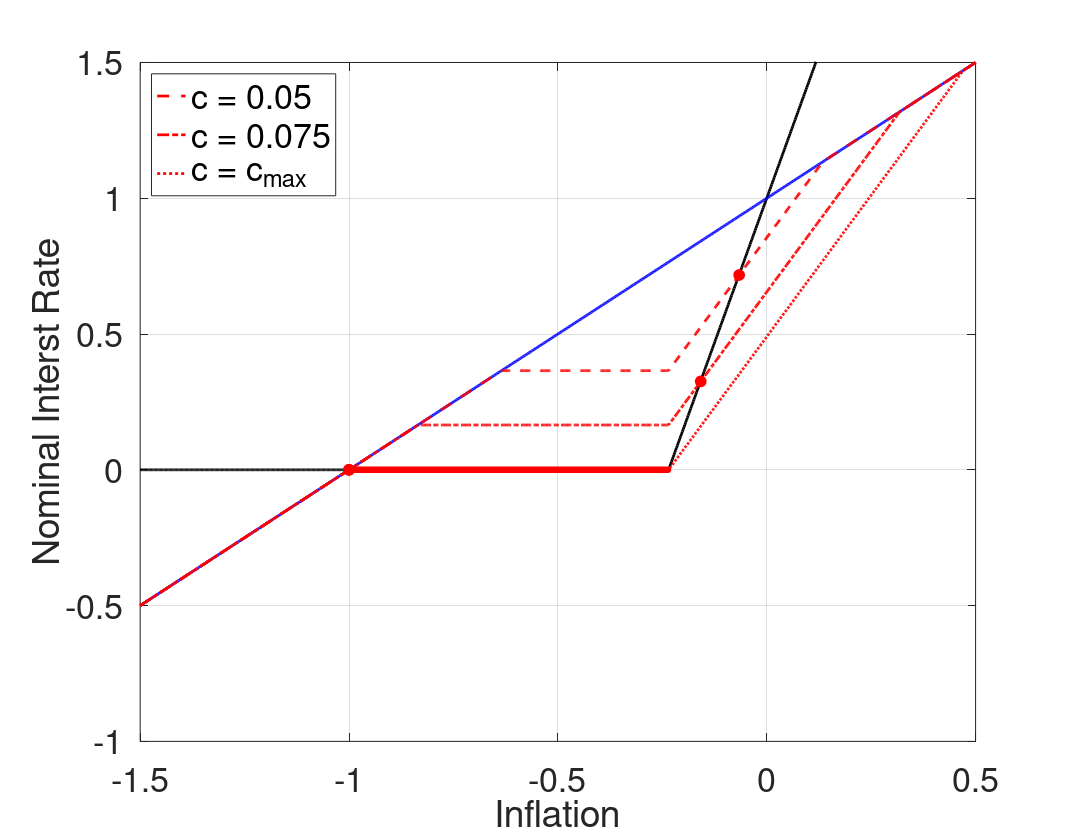

MATLAB code to generate this figure:
%--------------------------------------------------------------------------
% File Name: RAFR_cPHIpi_ub.m
% Author: Philip Coyle
% Date Created: 01/07/2019
% cd /mq/philipprojects/RA_Work/Taisuke_Nakata/Zero_Lower_Bound/DeflationaryRegime/Uncertainty/Draft/Figs/iid/3state_iid_shock/RAFR
% RAFR_cPHIpi_ub
%--------------------------------------------------------------------------

clear all
close all
clc

%% Model Calibration
cBET = 1/1.0025;
cSIGMA = 1;
cKAPPA = 0.02;
cRstar = 1/400;
p_m = 0.5; %Probability of being in the middle state 

cPHIpi = -2/(p_m + cKAPPA*cSIGMA*(1+p_m) - 1);
cSHOCK_lb =((cRstar)*(cPHIpi - 1))/(cKAPPA*cPHIpi*cSIGMA);
cSHOCK_ub =((cRstar)*(cKAPPA*cPHIpi*cSIGMA + 1))/(cKAPPA*cPHIpi*cSIGMA);
cSHOCK_bound = -(2*(cRstar)*(cPHIpi - 1)*(cKAPPA*cPHIpi*cSIGMA + 1))/(cKAPPA*cPHIpi^2*cSIGMA*(cKAPPA*cSIGMA + 1)*(p_m - 1));

cSHOCK_grid = [0.05, 0.075 max([cSHOCK_lb,cSHOCK_ub,cSHOCK_bound])];
%% Housekeeping
% Set Grid Intervals
pi_m_low = -1.5/400;
pi_m_high = 0.5/400;
numgrid = 1001;
pi_m = linspace(pi_m_low,pi_m_high, numgrid)';

% Allocate Space
inx_ub = zeros(length(cSHOCK_grid),1);
pi_ub_zlb = zeros(length(cSHOCK_grid),1);
inx_lb = zeros(length(cSHOCK_grid),1);
pi_lb_zlb = zeros(length(cSHOCK_grid),1);
rafr = zeros(numgrid,length(cSHOCK_grid));


% Find max inflation that leads to ZLB binding
bound = -cRstar/cPHIpi;

inx_m = find(min(abs(pi_m - bound)) == abs(pi_m - bound));
% Find pi_m point where middle state interst rate binds
pi_m_zlb = pi_m(inx_m);

% Taylor Rule
tr = max(0,cRstar + cPHIpi*pi_m);

% 'Riskless' Fisher Relation
fr = pi_m + cRstar;

for j = 1:length(cSHOCK_grid)
    cSHOCK = cSHOCK_grid(j);
    %% Policy Functions from below (Assume middle state interst rate binds)
    % Low  High state inflation & expected inflation (as functions of middle state inflation)
    pi_l_b = pi_m - cKAPPA*cSIGMA*cSHOCK;
    pi_h_b = (pi_m - cKAPPA*cSIGMA*(cRstar - cSHOCK))/(1+cKAPPA*cSIGMA*cPHIpi);
    exp_pi_b = (1-p_m)/2*pi_l_b + p_m*pi_m + (1-p_m)/2*pi_h_b;

    % Low Middle and High state output & expected output (as functions of middle state inflation)
    y_m_b = (pi_m - cBET*exp_pi_b)/cKAPPA;
    y_l_b = y_m_b - cSIGMA*cSHOCK;
    y_h_b = y_m_b - cSIGMA*(cRstar + cPHIpi*pi_h_b - cSHOCK);
    exp_y_b = (1-p_m)/2*y_l_b + p_m*y_m_b + (1-p_m)/2*y_h_b;

    % Find pi_m point where high state interst rate binds
    inx_lb(j) = find(min(abs(pi_h_b - bound)) == abs(pi_h_b - bound),1);
    pi_lb_zlb(j) = pi_m(inx_lb(j));

    %% Policy Functions from above (Assume middle state interst rate does not bind)
    % Low  High state inflation & expected inflation (as functions of middle state inflation)
    pi_l_a = pi_m*(1+cKAPPA*cSIGMA*cPHIpi) + cKAPPA*cSIGMA*(cRstar - cSHOCK);
    pi_h_a = pi_m + (cKAPPA*cSIGMA*cSHOCK)/(1+cKAPPA*cSIGMA*cPHIpi);
    exp_pi_a = (1-p_m)/2*pi_l_a + p_m*pi_m + (1-p_m)/2*pi_h_a;

    % Low Middle and High state output & expected output (as functions of middle state inflation)
    y_m_a = (pi_m - cBET*exp_pi_a)/cKAPPA;
    y_l_a = y_m_a + cSIGMA*(cPHIpi*pi_m + cRstar - cSHOCK);
    y_h_a = y_m_a + cSIGMA*(cPHIpi*(pi_m - pi_h_a) + cSHOCK);
    exp_y_a = (1-p_m)/2*y_l_a + p_m*y_m_a + (1-p_m)/2*y_h_a;

    % Find pi_m point where low state interst rate binds
    inx_ub(j) = find(min(abs(pi_l_a - bound)) == abs(pi_l_a - bound),1);
    pi_ub_zlb(j) = pi_m(inx_ub(j));

    %% Define Risk Adjusted Fisher Relationship   
    for i = 1:numgrid
        if pi_m(i) < pi_lb_zlb(j) || pi_m(i) > pi_ub_zlb(j)
            rafr(i,j) = pi_m(i) + cRstar;
        elseif pi_m(i) <= pi_m_zlb
            rafr(i,j) = cRstar + pi_m(i) + (exp_pi_b(i) - pi_m(i)) + 1/cSIGMA*(exp_y_b(i) - y_m_b(i));
        elseif pi_m(i) <= pi_ub_zlb(j)
            rafr(i,j) = cRstar + pi_m(i) + (exp_pi_a(i) - pi_m(i)) + 1/cSIGMA*(exp_y_a(i) - y_m_a(i));
        end
    end
end
        
%% Plotting
type = {'--','-.',':'};

fig(1) = figure(1);
grid on
box on
hold on
plot(400*pi_m, 400*tr,'Color','k','LineWidth',2);
plot(400*pi_m, 400*fr,'Color','b','LineWidth',2);
for j = 1:length(cSHOCK_grid)
    if j == length(cSHOCK_grid)
        RSS = find(abs(tr - rafr(:,j)) < eps);   
    else
        [~,inx] = sort(abs(tr - rafr(:,j)));
        RSS = inx(1:2);
        it = 2;
        while abs(RSS(1) - RSS(2)) <= 10
            RSS(2) = inx(it + 1);
            it = it + 1;
        end
    end    
    h(j) = plot(400*pi_m, 400*rafr(:,j),'Color','r','LineStyle',type{j},'LineWidth',2);
    if j ~= 3
        p1 = plot(400*pi_m(RSS(1)),400*rafr(RSS(1),j));
        p2 = plot(400*pi_m(RSS(2)),400*rafr(RSS(2),j)); 
        set([p1 p2],'Marker','o','MarkerEdgeColor','r','MarkerFaceColor','r','MarkerSize',8)
    else
        p1 = plot(400*pi_m(RSS),400*rafr(RSS,j));
        set(p1,'Marker','o','MarkerEdgeColor','r','MarkerFaceColor','r','MarkerSize',4)
    end
end

xlabel('Inflation','FontSize',16)
ylabel('Nominal Interst Rate','FontSize',16)
set(gca,'Xlim',[400*pi_m(1), 400*pi_m(end)],'Ylim',[-1 1.5],'FontSize',25) 
L = legend([h(1) h(2) h(3)],'c = 0.05','c = 0.075','c = c_{max}');
set(L,'Location','NorthWest','Fontsize',25)

savedir = cd;
if ispc 
    savedir = fullfile(savedir, '..\..\..');
    savedir = strcat(savedir,'\Final\');
else
    savedir = fullfile(savedir, '../../..');
    savedir = strcat(savedir,'/Final/');
end

set(fig(1),'PaperOrientation','Landscape');
set(fig(1),'PaperPosition',[0 0 11 8.5]);
% print(fig(1),'-depsc','RAFR_cPHIpi_ub.eps');
print(fig(1),'-depsc',strcat(savedir,'RAFR_cPHIpi_ub.eps'));

